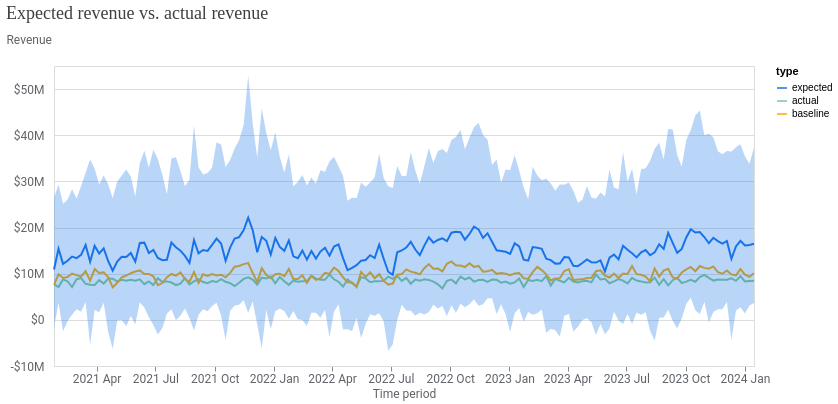

Here is the notebook cell this chart was saved with:
### Markdown cell above
2. Assess the model's fit by comparing expected vs. actual sales.

### Code cell
model_fit = visualizer.ModelFit(mmm)
model_fit.plot_model_fit()

### Figure 1 — Vega-Lite specification as saved in the notebook (floating-point values rounded to 4 significant figures; data arrays with more than 128 entries replaced by an {"elided": "..."} marker saying what was removed)
{"config": {"view": {"continuousWidth": 300, "continuousHeight": 300}, "axis": {"labelColor": "#5F6368", "labelFont": "Roboto", "labelFontSize": 12, "titleColor": "#5F6368", "titleFont": "Roboto", "titleFontSize": 12, "titleFontWeight": "normal"}}, "layer": [{"mark": {"type": "line"}, "encoding": {"color": {"field": "type", "scale": {"domain": ["expected", "actual", "baseline"], "range": ["#1A73E8", "#81C995", "#F9AB00"]}, "type": "nominal"}, "x": {"axis": {"domainColor": "#DADCE0", "format": "%Y %b", "grid": false, "tickCount": 8}, "field": "time", "title": "Time period", "type": "temporal"}, "y": {"axis": {"domain": false, "labelExpr": "(datum.value < 0 ? '-' : '') + '$' + replace(format(abs(datum.value), '.3~s'), 'G', 'B')", "labelPadding": 10, "tickCount": 5, "ticks": false, "titleAlign": "left", "titleAngle": 0, "titleY": -20}, "field": "mean", "title": "Revenue", "type": "quantitative"}}}, {"mark": {"type": "rule", "opacity": 0}, "encoding": {"opacity": {"condition": {"param": "param_daae7590cf6ce0e8", "value": 0.3, "empty": false}, "value": 0}, "tooltip": [{"field": "time", "title": "Time period", "type": "temporal"}, {"field": "expected", "format": ",.0f", "title": "Expected", "type": "quantitative"}, {"field": "actual", "format": ",.0f", "title": "Actual", "type": "quantitative"}, {"field": "baseline", "format": ",.0f", "title": "Baseline", "type": "quantitative"}], "x": {"field": "time", "type": "temporal"}}, "name": "view_35890bb7e1244ac5_1", "transform": [{"pivot": "type", "value": "mean", "groupby": ["time"]}]}, {"mark": {"type": "circle", "filled": false, "size": 36}, "encoding": {"color": {"field": "type", "legend": null, "scale": {"domain": ["expected", "actual", "baseline"], "range": ["#1A73E8", "#81C995", "#F9AB00"]}, "type": "nominal"}, "opacity": {"condition": {"param": "param_daae7590cf6ce0e8", "value": 1, "empty": false}, "value": 0}, "x": {"field": "time", "type": "temporal"}, "y": {"field": "mean", "type": "quantitative"}}}, {"mark": {"type": "area", "opacity": 0.3}, "encoding": {"color": {"field": "type", "legend": null, "scale": {"domain": ["expected"], "range": ["#1A73E8"]}, "type": "nominal"}, "x": {"field": "time", "type": "temporal"}, "y": {"field": "ci_hi", "type": "quantitative"}, "y2": {"field": "ci_lo"}}}], "data": {"name": "data-f0bf5a4b280fb79ca13db0f0ae64dbba"}, "params": [{"name": "param_daae7590cf6ce0e8", "select": {"type": "point", "clear": "pointerout", "fields": ["time"], "nearest": true, "on": "pointerover"}, "views": ["view_35890bb7e1244ac5_1"]}], "resolve": {"scale": {"color": "independent"}}, "title": {"text": "Expected revenue vs. actual revenue", "anchor": "start", "color": "#3C4043", "font": "Google Sans Display", "fontSize": 18, "fontWeight": "normal", "offset": 10}, "width": 700, "$schema": "https://vega.github.io/schema/vega-lite/v6.4.1.json", "datasets": {"data-f0bf5a4b280fb79ca13db0f0ae64dbba": {"elided": "468 records"}}}
